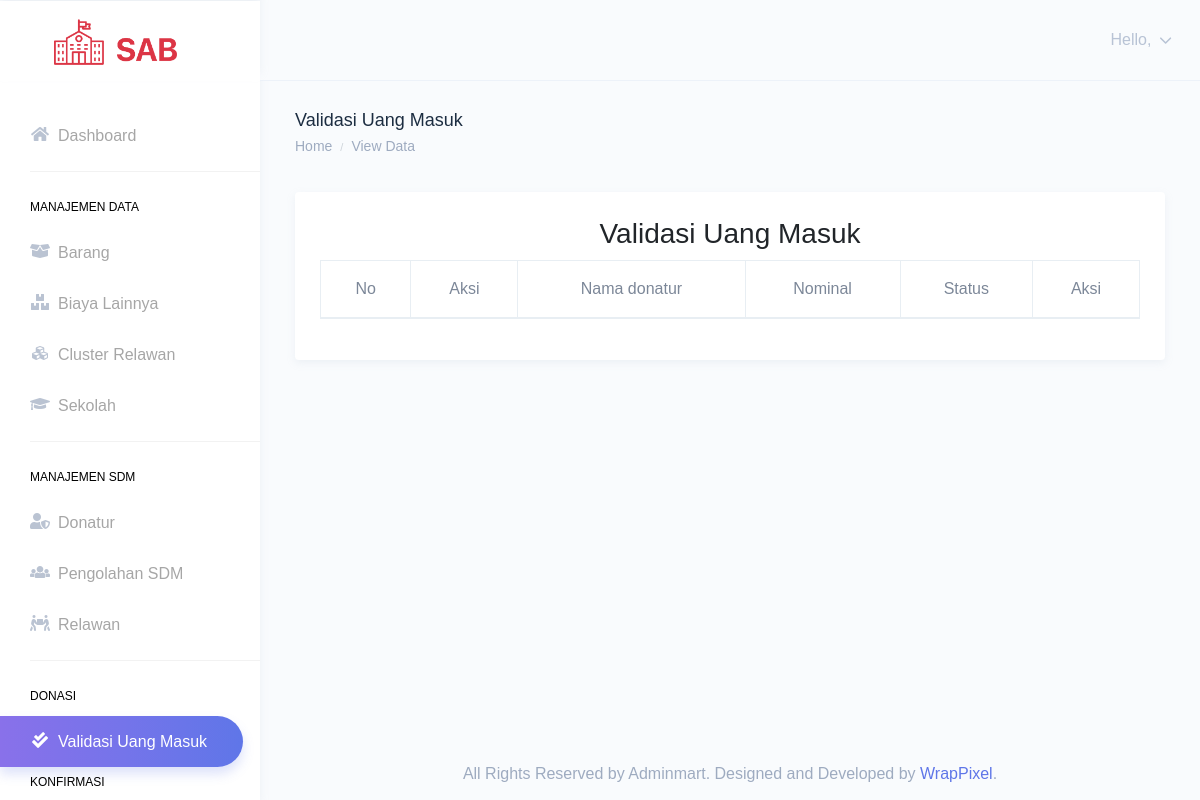
/index.php/validasi_uang_masuk, run on an earlier commit of the app's database.
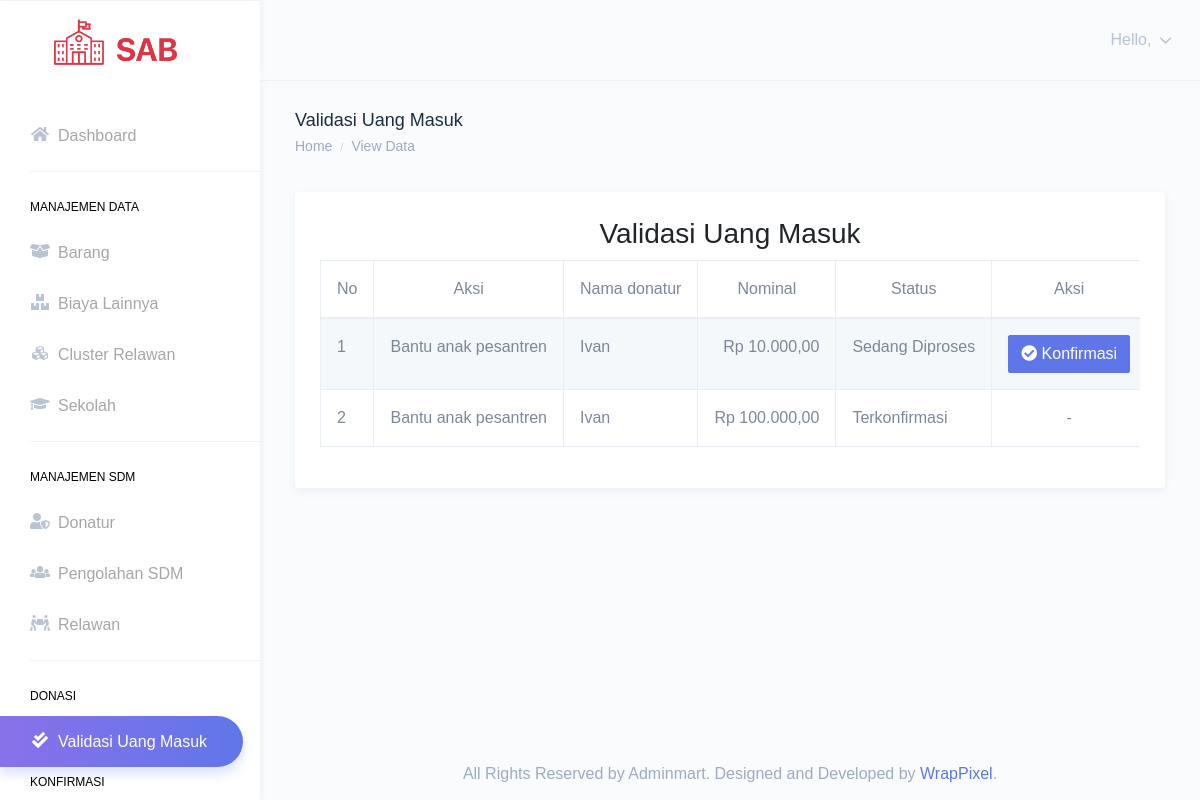
And on a later commit of the database.
### tables this page shows
CREATE TABLE `donatur_aksi` (
  `id` int(11) NOT NULL,
  `id_donatur` int(11) NOT NULL,
  `id_aksi` int(11) NOT NULL,
  `id_status_aksi` int(11) NOT NULL,
  `donasi` int(11) NOT NULL,
  `bukti_transfer` varchar(100) DEFAULT NULL,
  `is_valid` enum('Y','N') DEFAULT NULL,
  `is_anonum` enum('Y','N') NOT NULL,
  `keterangan` varchar(255) DEFAULT NULL,
  `creaby` varchar(100) NOT NULL,
  `creadate` datetime NOT NULL DEFAULT current_timestamp(),
  `modiby` varchar(100) NOT NULL,
  `modidate` datetime NOT NULL DEFAULT current_timestamp(),
  `row_status` enum('A','D') NOT NULL
);

CREATE TABLE `aksi` (
  `id_aksi` int(11) NOT NULL,
  `id_relawan` int(11) NOT NULL,
  `nama_aksi` varchar(100) NOT NULL,
  `target_donasi` decimal(10,0) NOT NULL,
  `deskripsi_aksi` varchar(255) NOT NULL,
  `tanggal_selesai` datetime NOT NULL DEFAULT current_timestamp(),
  `creaby` varchar(100) NOT NULL,
  `creadate` datetime NOT NULL DEFAULT current_timestamp(),
  `modiby` varchar(100) NOT NULL,
  `modidate` datetime NOT NULL DEFAULT current_timestamp(),
  `row_status` enum('A','D') NOT NULL
);

CREATE TABLE `donatur` (
  `id_donatur` int(11) NOT NULL,
  `id_user_login` int(11) NOT NULL,
  `nama_donatur` varchar(100) NOT NULL,
  `email_donatur` varchar(100) NOT NULL,
  `jenis_kelamin` enum('L','P') NOT NULL,
  `no_telepon` varchar(20) NOT NULL,
  `creaby` varchar(100) NOT NULL,
  `credate` datetime NOT NULL DEFAULT current_timestamp(),
  `modiby` varchar(100) NOT NULL,
  `modidate` datetime NOT NULL DEFAULT current_timestamp(),
  `row_status` enum('A','D') NOT NULL
);

CREATE TABLE `status_aksi` (
  `id_status_aksi` int(11) NOT NULL,
  `nama_status_aksi` varchar(100) NOT NULL
);

### application/controllers/Validasi_uang_masuk.php (called while the page is built, shortened)
<?php
class Validasi_uang_masuk extends CI_Controller
{
    public function __construct()
    {
        $this->load->model('aksi_model');
        $this->load->model('donatur_aksi_model');
        $this->load->model('status_aksi_model');
        $this->load->model('donatur_model');
        $this->load->model('login_model');
        $this->load->library('form_validation');
    }
    private function getKaryawanName()
    {
        $this->load->model('karyawan_model');
        $user_id = $this->session->user_id;
        $karyawan = $this->karyawan_model->getKaryawanByUserLoginId($user_id);
        return $karyawan->nama_karyawan;
    }
    private function getKaryawanRole()
    {
        $this->load->model('karyawan_model');
        $user_id = $this->session->user_id;
        $karyawan = $this->karyawan_model->getKaryawanByUserLoginId($user_id);
        return $karyawan->jabatan_karyawan;
    }
    public function index()
    {
        $header['title'] = 'Validasi Uang Masuk';
        $header['name'] =  $this->getKaryawanName();
        $header['role'] =  $this->getKaryawanRole();
        $this->load->view('templates/admin_header', $header);
        $data_aksi = $this->aksi_model->getAksiAll();
        $data_status = $this->status_aksi_model->getByStatus();
        $data_donatur = $this->donatur_model->getAll();
        $data['data_aksi'] = $data_aksi;
        $data['donatur'] = $data_donatur;
        $data['status'] = $data_status;
        $data['donatur_aksi'] = $this->donatur_aksi_model->getAll();
        $this->load->view('validasi_uang_masuk/index', $data);
        $this->load->view('templates/footer');
    }
}

### index.php (called while the page is built, shortened)
<?php
require_once BASEPATH.'core/CodeIgniter.php';

### application/models/aksi_model.php (called while the page is built, shortened)
<?php
class aksi_model extends CI_Model
{
    private $_table = "aksi";
    public function getAksiAll()
    {
        $query = $this->db
            ->from($this->_table)
            ->get();
        return $query->result();
    }
}

### application/models/donatur_aksi_model.php (called while the page is built, shortened)
<?php
class donatur_aksi_model extends CI_Model
{
    private $_table = "donatur_aksi";
    public function getAll()
    {
        return $this->db
            ->where('row_status', 'A')
            ->order_by('id_status_aksi', 'asc')
            ->get($this->_table)
            ->result();
    }
}

### application/models/donatur_model.php (called while the page is built, shortened)
<?php
class Donatur_model extends CI_Model
{
    private $_table = "donatur";
    public function getAll()
    {
        return $this->db->get_where($this->_table, ["row_status" => 'A'])->result();
    }
}

### application/models/status_aksi_model.php (called while the page is built, shortened)
<?php
class Status_aksi_model extends CI_Model
{
    private $_table = "status_aksi";
    public function getByStatus()
    {
        $query = $this->db
            ->from($this->_table)
            ->get();
        return $query->result();
    }
}

### application/views/validasi_uang_masuk/index.php (the view, shortened to what the changed rows need)
<div class="container-fluid">
    <div class="row">
        <div class="col-12">
            <div class="card">
                <div class="card-body">
                    <div class="table-responsive">
                        <table id="master-data" class="table table-striped table-bordered no-wrap">
                            <thead>
                                <tr>
                                    <th class="text-center">No</th>
                                    <th class="text-center">Aksi</th>
                                    <th class="text-center">Nama donatur</th>
                                    <th class="text-center">Nominal</th>
                                    <th class="text-center">Status</th>
                                    <th class="text-center">Aksi</th>
                                </tr>
                            </thead>
                            <tbody>
                                <?php $i = 0; ?>
                                <?php foreach ($donatur_aksi as $da) { ?>
                                    <tr>
                                        <td>
                                            <?php
                                            $i++;
                                            echo $i;
                                            ?>
                                        </td>
                                        <td>
                                            <?php foreach ($data_aksi as $data2) { ?>
                                                <?php
                                                if ($data2->id_aksi == $da->id_aksi) {
                                                    echo $data2->nama_aksi;
                                                }
                                                ?>
                                            <?php } ?>
                                        </td>
                                        <td>
                                            <?php foreach ($donatur as $d) { ?>
                                                <?php
                                                if ($d->id_donatur == $da->id_donatur) {
                                                    echo $d->nama_donatur;
                                                }
                                                ?>
                                            <?php } ?>
                                        </td>
                                        <td align="right"><?= "Rp " . number_format($da->donasi, 2, ",", "."); ?></td>
                                        <td>
                                            <?php foreach ($status as $s) { ?>
                                                <?php
                                                if ($s->id_status_aksi == $da->id_status_aksi) {
                                                    echo $s->nama_status_aksi;
                                                }
                                                ?>
                                            <?php } ?>
                                        </td>
                                        <td align="center">
                                            <?php
                                            if ($da->id_status_aksi == 2) {
                                            ?>
                                                <a href="<?= site_url('validasi_uang_masuk/ubah/' .  $da->id) ?>" class="btn btn-primary"><i class="fa fa-check-circle"></i> Konfirmasi</a>
                                            <?php
                                            } else {
                                                echo "-";
                                            }
                                            ?>
                                        </td>
                                    </tr>
                                <?php } ?>
                            </tbody>
                        </table>
                    </div>
                </div>
            </div>
        </div>
    </div>
</div>

What changed in the data, as far as the page shows it:
added donatur_aksi: donasi "10.000,00"
added aksi: nama_aksi "Bantu anak pesantren"
added donatur: nama_donatur "Ivan"
now on this page (row unchanged): status_aksi: nama_status_aksi "Sedang Diproses", shown under "10.000,00"
added donatur_aksi: donasi "100.000,00"
now on this page (row unchanged): status_aksi: nama_status_aksi "Terkonfirmasi", shown under "100.000,00"
